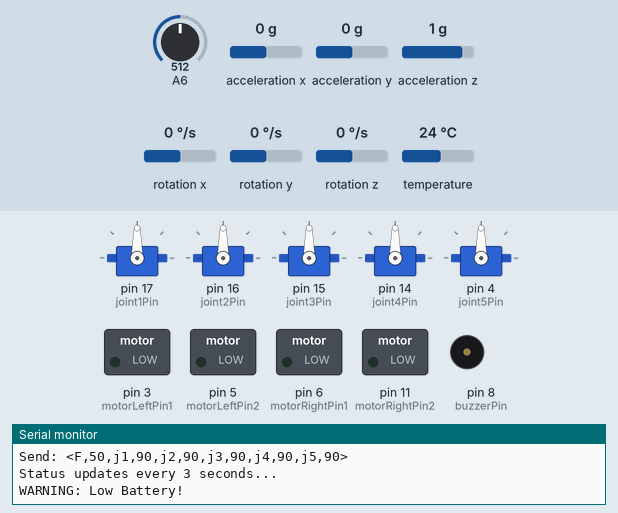
Bench run of a program on a simulated Arduino Nano, built with avr-gcc and run on an emulated ATmega328P. On the bench: 5 × servo, switched loads named in the program (green lamp = pin HIGH), buzzer (waves = sounding, pin HIGH), the last lines printed to the serial monitor. The inputs (shaded band) are chosen by the test bench; at power-on: A6 = 512, acceleration x 0 g, acceleration y 0 g, acceleration z 1 g, rotation x 0 °/s, rotation y 0 °/s, rotation z 0 °/s, temperature 24 °C.

Above: at 1.3 s.
1.4 s: A6 set to 323
4.4 s: A6 set to 292
At 5.1 s:
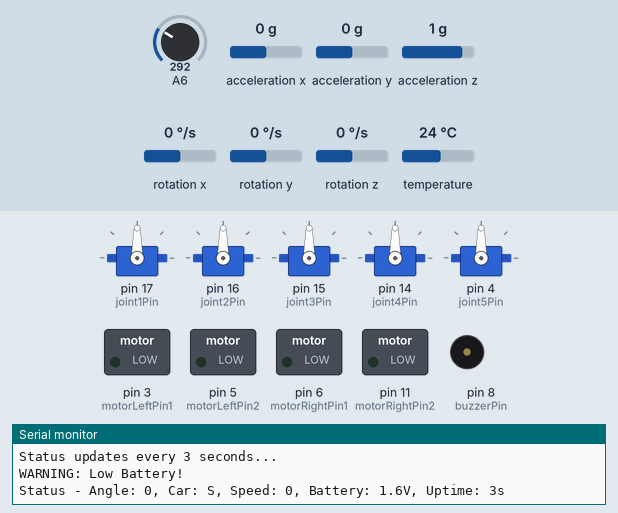
10.4 s: A6 set to 716
At 10.8 s:
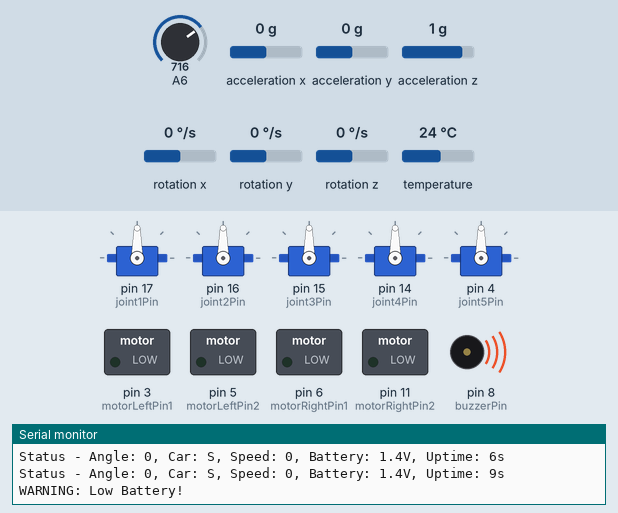
Timing chart, 0 to 14.4 s (numbered marks = the images above; inputs shaded):
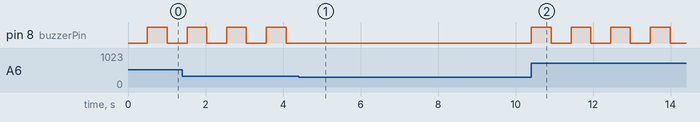

The program:

main.cpp
```cpp
#include <Arduino.h>
#include <Servo.h>
#include <Wire.h>
#include <Adafruit_MPU6050.h>
#include <Adafruit_Sensor.h>

// Define servos for 4-joint arm + base motors
Servo joint1Servo; // Claw (open/close)
Servo joint2Servo; // Wrist rotation
Servo joint3Servo; // Claw up/down joint
Servo joint4Servo; // Full arm motor 1
Servo joint5Servo; // Full arm motor 2 (mirrored)

Adafruit_MPU6050 mpu;

// Servo pins
const int joint1Pin = 17;    // Claw
const int joint2Pin = 16;     // Wrist rotation
const int joint3Pin = 15;    // Claw up/down
const int joint4Pin = 14;    // Full arm motor 1
const int joint5Pin = 4;    // Full arm motor 2 (mirrored)

// Motor control pins for H-bridge
const int motorLeftPin1 = 3;
const int motorLeftPin2 = 5;
const int motorRightPin1 = 6;
const int motorRightPin2 = 11;

// Joint positions
int joint1Pos = 90;  // Claw position
int joint2Pos = 90;  // Wrist position
int joint3Pos = 90;  // Claw vertical position
int joint4Pos = 90;  // Full arm motor 1
int joint5Pos = 90;  // Full arm motor 2 (mirrored)

String carDirection = "S";
int carSpeed = 0;

// **IMPROVED PID CONSTANTS**
float Kp = 5.0;
float Ki = 0.000;
float Kd = 0.0;
float desired_angle = 0;
float integral = 0.0;
float previous_error = 0.0;
float angleZ = 0.0;
float gyroZOffset = 0.0;
unsigned long prevTime = 0;
int DegreeAngle = 0;

// **GYRO DRIFT FIX**
int stationaryCount = 0;
const float GYRO_DEAD_ZONE = 0.02;
unsigned long lastDriftCorrection = 0;

// Battery and buzzer
const int buzzerPin = 8;
const float lowVoltageThreshold = 3.5;
bool lowBatteryWarning = false;
unsigned long lastBuzzerTime = 0;
bool buzzerState = false;

// PID output limits
const float PID_MIN = -100.0;
const float PID_MAX = 100.0;
const float MOTOR_PWM_MIN = 0;
const float MOTOR_PWM_MAX = 255;

bool isFDesiredAngleSet = false;
bool isBDesiredAngleSet = false;
bool isLDesiredAngleSet = false;
bool isRDesiredAngleSet = false;
bool isSDesiredAngleSet = false;

String receivedCommand = "";
boolean commandComplete = false;

void resetPID() {
    integral = 0;
    previous_error = 0;
}

float computePID(float setpoint, float current_value, float dt) {
    if (dt <= 0 || dt > 0.1) dt = 0.01;

    float error = setpoint - current_value;
    integral += error * dt;
    integral = constrain(integral, -50.0, 50.0);

    float derivative = (error - previous_error) / dt;
    float output = (Kp * error) + (Ki * integral) + (Kd * derivative);
    output = constrain(output, PID_MIN, PID_MAX);

    previous_error = error;
    return output;
}

void setup() {
  Serial.begin(57600);

  Serial.println("=== ALICE ROBOT STARTING ===");

  pinMode(A6, INPUT);

  // Setup motor control pins
  pinMode(motorLeftPin1, OUTPUT);
  pinMode(motorLeftPin2, OUTPUT);
  pinMode(motorRightPin1, OUTPUT);
  pinMode(motorRightPin2, OUTPUT);
  pinMode(buzzerPin, OUTPUT);
  digitalWrite(buzzerPin, LOW);

  // Initialize motors to stopped state
  analogWrite(motorLeftPin1, 0);
  analogWrite(motorLeftPin2, 0);
  analogWrite(motorRightPin1, 0);
  analogWrite(motorRightPin2, 0);

  Serial.println("Motors initialized");

  // **ATTACH SERVOS - NO DELAYS**
  joint1Servo.attach(joint1Pin);
  joint2Servo.attach(joint2Pin);
  joint3Servo.attach(joint3Pin);
  joint4Servo.attach(joint4Pin);
  joint5Servo.attach(joint5Pin);

  // Initialize servos to middle positions
  joint1Servo.write(joint1Pos);
  joint2Servo.write(joint2Pos);
  joint3Servo.write(joint3Pos);
  joint4Servo.write(joint4Pos);
  joint5Servo.write(joint5Pos);

  Serial.println("Servos attached and positioned");

  // **SIMPLE MPU6050 INIT**
  Serial.println("Initializing MPU6050...");
  Wire.begin();

  if (mpu.begin()) {
    Serial.println("MPU6050 Found!");
    mpu.setAccelerometerRange(MPU6050_RANGE_8_G);
    mpu.setGyroRange(MPU6050_RANGE_500_DEG);
    mpu.setFilterBandwidth(MPU6050_BAND_21_HZ);

    // **QUICK GYRO CALIBRATION - NO DELAYS**
    Serial.println("Quick gyro calibration...");
    float sum = 0;
    int validSamples = 0;

    for (int i = 0; i < 50; i++) {  // Reduced from 100 to 50
      sensors_event_t a, g, temp;
      if (mpu.getEvent(&a, &g, &temp)) {
        sum += g.gyro.z;
        validSamples++;
      }
    }

    if (validSamples > 0) {
      gyroZOffset = sum / validSamples;
      Serial.print("Gyro offset: ");
      Serial.println(gyroZOffset, 4);
    }
  } else {
    Serial.println("MPU6050 failed - continuing without gyro");
  }

  prevTime = millis();
  lastDriftCorrection = millis();

  Serial.println("=== ALICE ROBOT READY ===");
  Serial.println("Send: <F,50,j1,90,j2,90,j3,90,j4,90,j5,90>");
  Serial.println("Status updates every 3 seconds...");
}

void controlCar(String direction, int speed, float pidCorrection = 0) {
  int pwmSpeed = map(speed, 0, 100, 0, 255);
  int leftSpeed, rightSpeed;

  pidCorrection = constrain(pidCorrection, -254, 254);

  if (direction == "F" || direction == "FWD" || direction == "FORWARD") {
    leftSpeed = constrain(pwmSpeed + pidCorrection, MOTOR_PWM_MIN, MOTOR_PWM_MAX);
    rightSpeed = constrain(pwmSpeed - pidCorrection, MOTOR_PWM_MIN, MOTOR_PWM_MAX);

    analogWrite(motorLeftPin1, leftSpeed);
    analogWrite(motorLeftPin2, 0);
    analogWrite(motorRightPin1, rightSpeed);
    analogWrite(motorRightPin2, 0);
  }
  else if (direction == "B" || direction == "BWD" || direction == "BACKWARD") {
    leftSpeed = constrain(pwmSpeed - pidCorrection, MOTOR_PWM_MIN, MOTOR_PWM_MAX);
    rightSpeed = constrain(pwmSpeed + pidCorrection, MOTOR_PWM_MIN, MOTOR_PWM_MAX);

    analogWrite(motorLeftPin1, 0);
    analogWrite(motorLeftPin2, leftSpeed);
    analogWrite(motorRightPin1, 0);
    analogWrite(motorRightPin2, rightSpeed);
  }
  else if (direction == "R" || direction == "RIGHT"){
    analogWrite(motorLeftPin1, 0);
    analogWrite(motorLeftPin2, pwmSpeed);
    analogWrite(motorRightPin1, pwmSpeed);
    analogWrite(motorRightPin2, 0);
  }
  else if (direction == "L" || direction == "LEFT") {
    analogWrite(motorLeftPin1, pwmSpeed);
    analogWrite(motorLeftPin2, 0);
    analogWrite(motorRightPin1, 0);
    analogWrite(motorRightPin2, pwmSpeed);
  }
  else {
    analogWrite(motorLeftPin1, 0);
    analogWrite(motorLeftPin2, 0);
    analogWrite(motorRightPin1, 0);
    analogWrite(motorRightPin2, 0);
  }
}

void processCommand(String command) {
  Serial.print("Processing: ");
  Serial.println(command);

  command.trim();

  if (command.length() < 5) {
    Serial.println("Command too short");
    return;
  }

  // **AUTO-FIX MISSING BRACKETS**
  if (!command.startsWith("<")) {
    command = "<" + command;
  }
  if (!command.endsWith(">")) {
    command = command + ">";
  }

  // Remove brackets
  command = command.substring(1, command.length() - 1);

  // **SPLIT BY COMMAS**
  String parts[20];
  int partCount = 0;
  int lastIndex = 0;

  for (int i = 0; i <= command.length(); i++) {
    if (i == command.length() || command[i] == ',') {
      if (partCount < 20) {
        parts[partCount] = command.substring(lastIndex, i);
        parts[partCount].trim();
        partCount++;
      }
      lastIndex = i + 1;
    }
  }

  if (partCount < 2) {
    Serial.println("Not enough parts");
    return;
  }

  // **PARSE CAR DIRECTION AND SPEED**
  carDirection = parts[0];
  carSpeed = parts[1].toInt();
  carSpeed = constrain(carSpeed, 0, 100);

  Serial.print("Car: ");
  Serial.print(carDirection);
  Serial.print(", Speed: ");
  Serial.println(carSpeed);

  // **PARSE SERVOS**
  for (int i = 2; i < partCount - 1; i += 2) {
    String joint = parts[i];
    int pos = parts[i + 1].toInt();
    pos = constrain(pos, 0, 180);

    if (joint == "j1") {
      joint1Pos = pos;
      joint1Servo.write(joint1Pos);
      Serial.print("J1: ");
      Serial.println(joint1Pos);
    } else if (joint == "j2") {
      joint2Pos = pos;
      joint2Servo.write(joint2Pos);
      Serial.print("J2: ");
      Serial.println(joint2Pos);
    } else if (joint == "j3") {
      joint3Pos = pos;
      joint3Servo.write(joint3Pos);
      Serial.print("J3: ");
      Serial.println(joint3Pos);
    } else if (joint == "j4") {
      joint4Pos = pos;
      joint4Servo.write(joint4Pos);
      Serial.print("J4: ");
      Serial.println(joint4Pos);
    } else if (joint == "j5") {
      joint5Pos = pos;
      joint5Servo.write(joint5Pos);
      Serial.print("J5: ");
      Serial.println(joint5Pos);
    }
  }

  Serial.println("Command processed successfully!");
}

void checkLowBattery(float voltage) {
  if (voltage < lowVoltageThreshold && voltage > 1.5) {
    if (!lowBatteryWarning) {
      lowBatteryWarning = true;
      Serial.println("WARNING: Low Battery!");
    }

    unsigned long currentTime = millis();
    if (currentTime - lastBuzzerTime >= 500) {
      buzzerState = !buzzerState;
      digitalWrite(buzzerPin, buzzerState ? HIGH : LOW);
      lastBuzzerTime = currentTime;
    }
  } else {
    if (lowBatteryWarning) {
      lowBatteryWarning = false;
      digitalWrite(buzzerPin, LOW);
      buzzerState = false;
    }
  }
}

void loop() {
  int analogValue = analogRead(A6);
  float voltage = analogValue * (5.0 / 1023.0);

  checkLowBattery(voltage);

  // **GYRO PROCESSING**
  sensors_event_t a, g, temp;
  bool gyroWorking = mpu.getEvent(&a, &g, &temp);

  unsigned long currentTime = millis();
  float dt = (currentTime - prevTime) / 1000.0;

  if (dt > 0.1) dt = 0.01;
  if (dt < 0.001) dt = 0.001;

  prevTime = currentTime;

  float gyroZ = 0;
  if (gyroWorking) {
    gyroZ = g.gyro.z - gyroZOffset;

    if (abs(gyroZ) < GYRO_DEAD_ZONE) {
      gyroZ = 0;
      stationaryCount++;
    } else {
      stationaryCount = 0;
    }

    angleZ += gyroZ * dt;

    if (stationaryCount > 1000 && millis() - lastDriftCorrection > 5000) {
      if (abs(angleZ) < 0.05) {
        angleZ = 0;
      } else {
        angleZ *= 0.99;
      }
      lastDriftCorrection = millis();
    }

    if (angleZ > 6.19) {
      angleZ = 0;
    } else if (angleZ < -6.20) {
      angleZ = 0;
    }
  }

  DegreeAngle = (angleZ / 6.20) * 360;

  int RotationalAngle = DegreeAngle;
  if (DegreeAngle > 179) {
    RotationalAngle = DegreeAngle - 360;
  } else if (DegreeAngle < -179) {
    RotationalAngle = DegreeAngle + 360;
  }

  // **SERIAL READING**
  while (Serial.available()) {
    char inChar = (char)Serial.read();
    receivedCommand += inChar;

    if (inChar == '\n' || inChar == '\r' || inChar == '>') {
      commandComplete = true;
    }

    if (receivedCommand.length() > 200) {
      receivedCommand = "";
      commandComplete = false;
    }
  }

  if (commandComplete) {
    processCommand(receivedCommand);
    receivedCommand = "";
    commandComplete = false;

    isFDesiredAngleSet = false;
    isBDesiredAngleSet = false;
    isLDesiredAngleSet = false;
    isRDesiredAngleSet = false;
    isSDesiredAngleSet = false;
  }

  // **PID CONTROL**
  float pidOutput = 0;

  if (carDirection == "F") {
    if (!isFDesiredAngleSet) {
      desired_angle = RotationalAngle;
      resetPID();
      isFDesiredAngleSet = true;
    }
    if (gyroWorking) {
      pidOutput = computePID(desired_angle, RotationalAngle, dt);
    }
    controlCar(carDirection, carSpeed, pidOutput);
  }
  else if (carDirection == "B") {
    if (!isBDesiredAngleSet) {
      desired_angle = RotationalAngle;
      resetPID();
      isBDesiredAngleSet = true;
    }
    if (gyroWorking) {
      pidOutput = computePID(desired_angle, RotationalAngle, dt);
    }
    controlCar(carDirection, carSpeed, pidOutput);
  }
  else {
    controlCar(carDirection, carSpeed);
  }

  // **REGULAR STATUS OUTPUT**
  static unsigned long lastDebugTime = 0;
  if (currentTime - lastDebugTime > 3000) {
    lastDebugTime = currentTime;
    Serial.print("Status - Angle: ");
    Serial.print(RotationalAngle);
    Serial.print(", Car: ");
    Serial.print(carDirection);
    Serial.print(", Speed: ");
    Serial.print(carSpeed);
    Serial.print(", Battery: ");
    Serial.print(voltage, 1);
    Serial.print("V, Uptime: ");
    Serial.print(millis() / 1000);
    Serial.println("s");
  }

  delay(10);
}
```

Measured:
- the behaviour switches between 307 and 306 on A6 (found by bisection; images 0 and 1)
- after the input at 4.4 s, pin 8 (buzzerPin): stops changing and stays LOW
- after the input at 10.4 s, pin 8 (buzzerPin): alternates HIGH for 0.51 s and LOW for 0.51 s, starting at once
- by itself, pin 8 (buzzerPin): alternates HIGH for 0.51 s and LOW for 0.51 s
